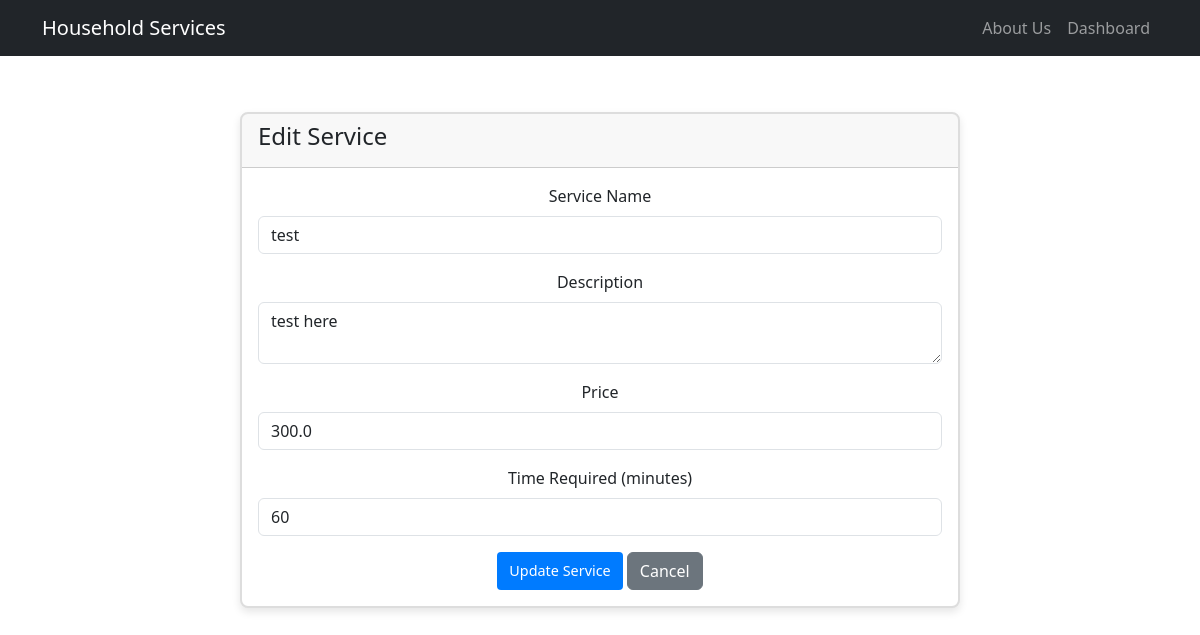
/admin/services/edit/1 (signed in), run on an earlier commit of the app's database.
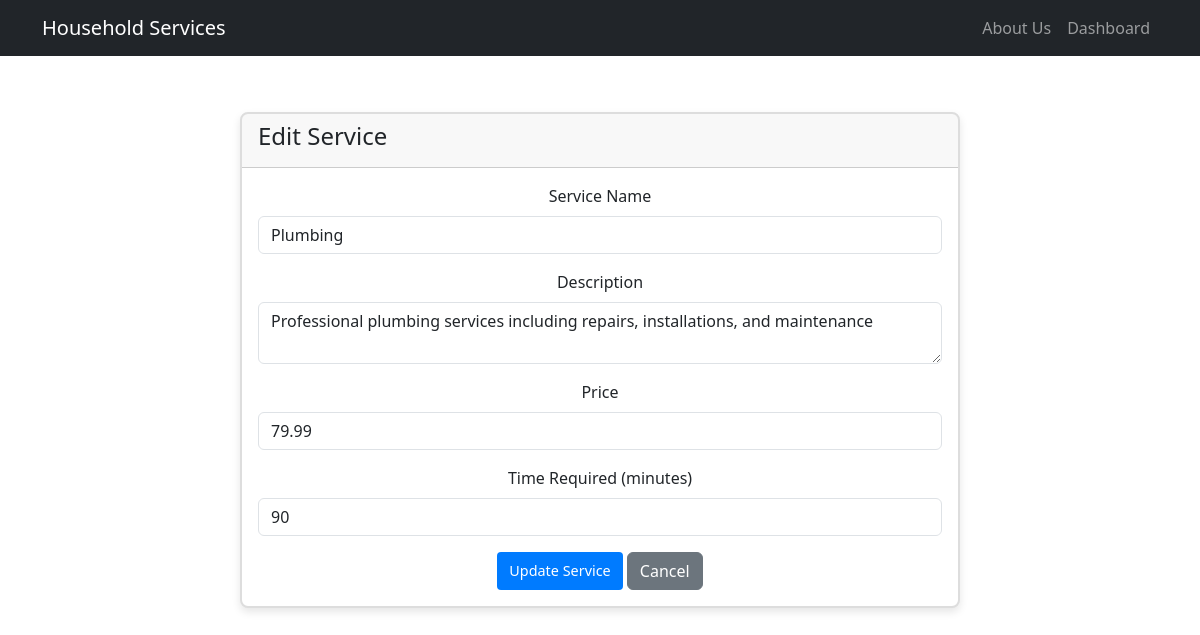
And on a later commit of the database.
### model.py (models this page shows, shortened)
class Service(db.Model):
    id = db.Column(db.Integer, primary_key=True)
    name = db.Column(db.String(100), nullable=False)
    price = db.Column(db.Float, nullable=False)
    time_required = db.Column(db.Integer, nullable=False)  # in minutes
    description = db.Column(db.Text)
    created_at = db.Column(db.DateTime, default=datetime.utcnow)
    is_active = db.Column(db.Boolean, default=True)

### routes.py (the view, shortened to what this page needs)
@app.route('/admin/services/edit/<int:service_id>', methods=['GET', 'POST'])
@login_required
def edit_service(service_id):
    if current_user.type != 'admin':
        flash('Access denied. Admin privileges required.', 'danger')
        return redirect(url_for('dashboard'))
    service = Service.query.get_or_404(service_id)
    form = ServiceForm(obj=service)
    return render_template('admin/edit_service.html', form=form, service=service)

### forms.py
class ServiceForm(FlaskForm):
    name = StringField('Service Name', validators=[DataRequired(), Length(max=100)])
    price = StringField('Price', validators=[DataRequired()])
    time_required = IntegerField('Time Required (minutes)', validators=[DataRequired()])
    description = TextAreaField('Description')
    submit = SubmitField('Add Service')

### app.py (called while the page is built)
@login_manager.user_loader
def load_user(user_id):
    return User.query.get(int(user_id))

### templates/admin/edit_service.html (shortened to what this page needs)
{% extends "main.html" %}
{% block content %}
{% block admin_content %}
<div class="container">
    <div class="row">
        <div class="col-md-8 offset-md-2">
            <div class="card">
                <div class="card-header">
                    <h4>Edit Service</h4>
                </div>
                <div class="card-body">
                    <form method="POST">
                        <div class="mb-3">
                            {{ form.name.label(class="form-label") }}
                            {{ form.name(class="form-control") }}
                        </div>
                        <div class="mb-3">
                            {{ form.description.label(class="form-label") }}
                            {{ form.description(class="form-control") }}
                        </div>
                        <div class="mb-3">
                            {{ form.price.label(class="form-label") }}
                            {{ form.price(class="form-control") }}
                        </div>
                        <div class="mb-3">
                            {{ form.time_required.label(class="form-label") }}
                            {{ form.time_required(class="form-control") }}
                        </div>
                        <button type="submit" class="btn btn-primary">Update Service</button>
                        <a href="{{ url_for('manage_services') }}" class="btn btn-secondary">Cancel</a>
                    </form>
                </div>
            </div>
        </div>
    </div>
</div>
{% endblock %}
{% endblock %}

What changed in the data, as far as the page shows it:
changed Service: name "test" → "Plumbing"; description "test here" → "Professional plumbing services including repairs, installations, and maintenance"; price "300.0" → "79.99"; time_required "60" → "90"
